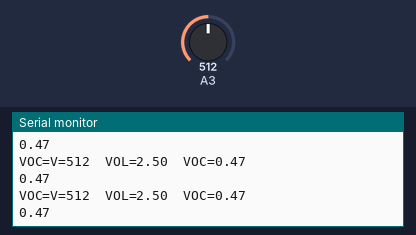
Simulated run of this sketch. Board: Arduino Uno, built with avr-gcc and run on an emulated ATmega328P. Parts: the last lines printed to the serial monitor. The inputs (shaded band) are chosen by the test bench; at power-on: A3 = 512.

Above: at 1.2 s.
1.3 s: A3 set to 716
At 1.58 s:
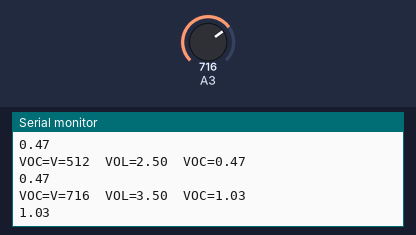
2.8 s: A3 set to 900
At 2.99 s:
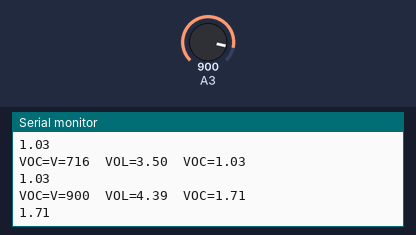
Timing chart, 0 to 5.8 s (numbered marks = the images above; inputs shaded):
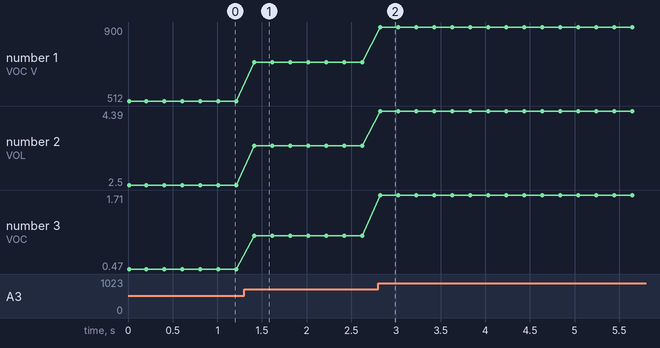

The sketch:

VOC_MS1100_P211.ino
```cpp
#include <VOC_MS1100_P211.h>

VOC_MS1100_P211 sensor(3);

void setup() {
    //5V+
    Serial.begin(9600);
    Serial.println("Initing...");


}

void loop() {
  Serial.print("VOC=");
  Serial.println(sensor.read(true));
  delay(200);
}
```

Measured:
- after the input at 1.3 s, the serial monitor: prints a new line after 0.11 s (image 1)
- after the input at 2.8 s, the serial monitor: prints a new line at once (image 2)
- plotted number 1: 512 → 716 after the input at 1.3 s, 716 → 900 after the input at 2.8 s
- plotted number 2: 2.5 → 3.5 after the input at 1.3 s, 3.5 → 4.39 after the input at 2.8 s
- plotted number 3: 0.47 → 1.03 after the input at 1.3 s, 1.03 → 1.71 after the input at 2.8 s
